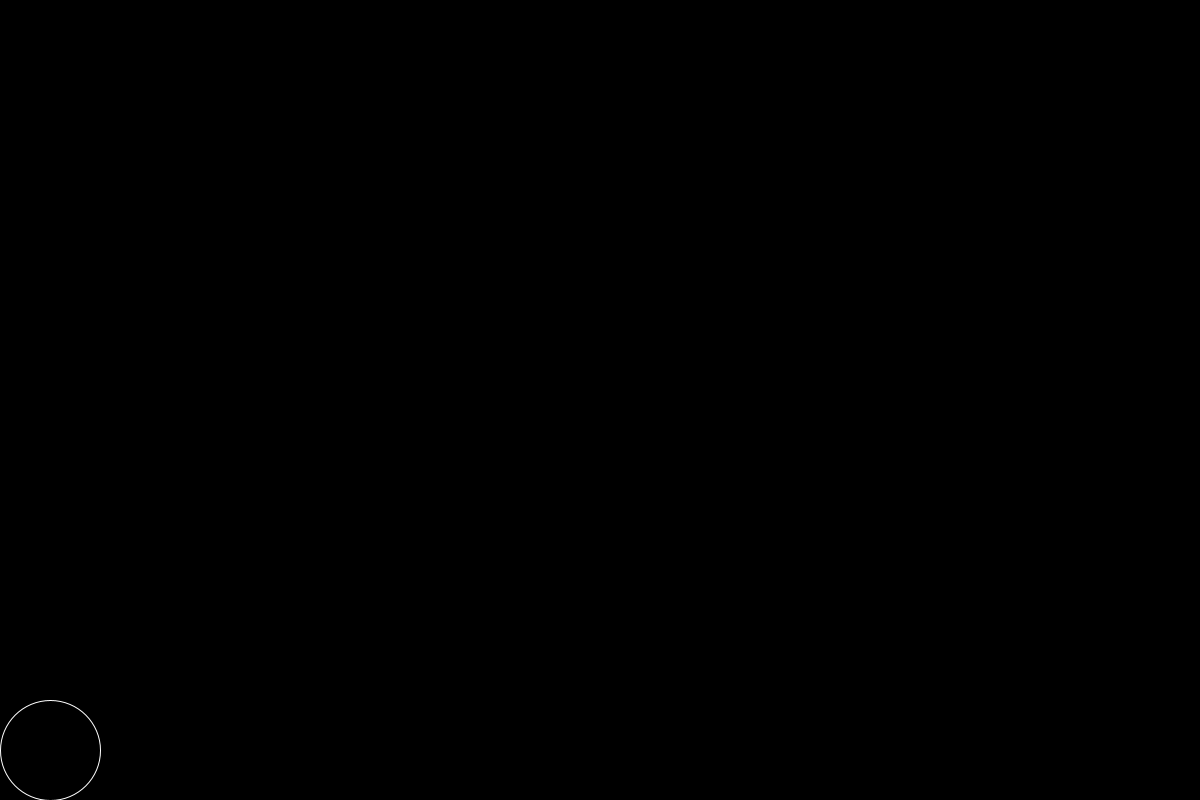
Frame 1 (no input)
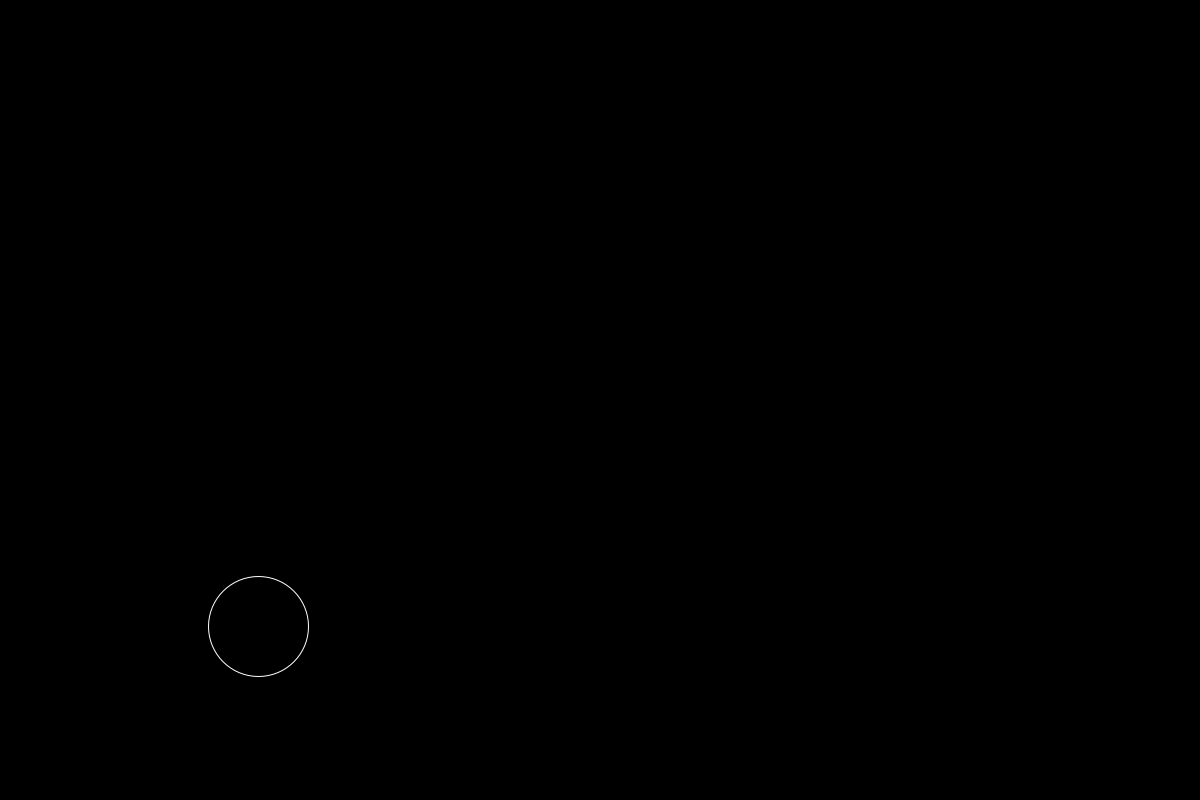
Frame 60 (the mouse pressed at the canvas centre just before this capture)
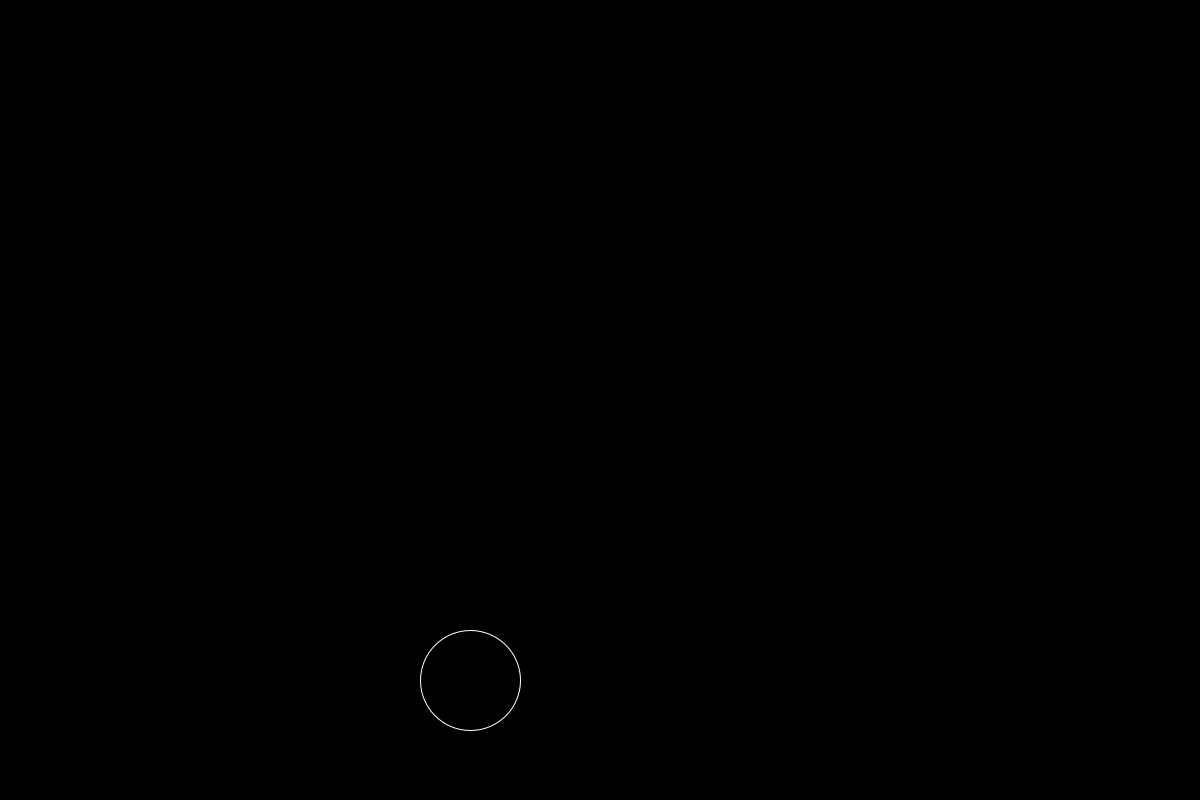
Frame 120 (the mouse held since frame 60 and released just before this capture)

The Processing sketch that drew these frames (run headless with seeded random() and noise(); from frame 60 on, the mouse is pressed at the canvas centre):

// Processing sketch: Circle_trajectory
// ── Circle_trajectory.pde
void setup()
{
  size(1200, 800);
  noFill();
  background(0);
  stroke(255);
  frameRate(120);
}

float angle = 0.25;
float v = 100, vx = v * cos(PI * angle), vy = v * sin(PI * angle), g = 20;
float y = 750, x = 50;
float time = 0.05;

void draw()
{
  if (x <= 1150 && y <= 750)
  {
    background(0);
    circle(x, y, 100);
    x += vx * time;
    y -= vy * time;
    vy -= g * time;
  }
}
